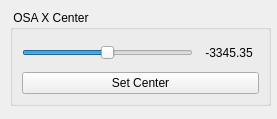
<?xml version="1.0" encoding="UTF-8"?>
<ui version="4.0">
 <class>Form</class>
 <widget class="QWidget" name="Form">
  <property name="geometry">
   <rect>
    <x>0</x>
    <y>0</y>
    <width>277</width>
    <height>119</height>
   </rect>
  </property>
  <property name="windowTitle">
   <string>Form</string>
  </property>
  <widget class="QGroupBox" name="groupBox">
   <property name="geometry">
    <rect>
     <x>10</x>
     <y>10</y>
     <width>261</width>
     <height>96</height>
    </rect>
   </property>
   <property name="title">
    <string> OSA X Center</string>
   </property>
   <layout class="QVBoxLayout" name="verticalLayout">
    <item>
     <layout class="QHBoxLayout" name="horizontalLayout">
      <item>
       <widget class="QSlider" name="posSlider">
        <property name="maximum">
         <number>1000</number>
        </property>
        <property name="value">
         <number>500</number>
        </property>
        <property name="orientation">
         <enum>Qt::Horizontal</enum>
        </property>
       </widget>
      </item>
      <item>
       <widget class="QLabel" name="fbkLbl">
        <property name="minimumSize">
         <size>
          <width>60</width>
          <height>0</height>
         </size>
        </property>
        <property name="text">
         <string>-3345.35</string>
        </property>
        <property name="alignment">
         <set>Qt::AlignCenter</set>
        </property>
       </widget>
      </item>
     </layout>
    </item>
    <item>
     <widget class="QPushButton" name="setcenterBtn">
      <property name="text">
       <string>Set Center</string>
      </property>
     </widget>
    </item>
   </layout>
  </widget>
 </widget>
 <resources/>
 <connections/>
</ui>
